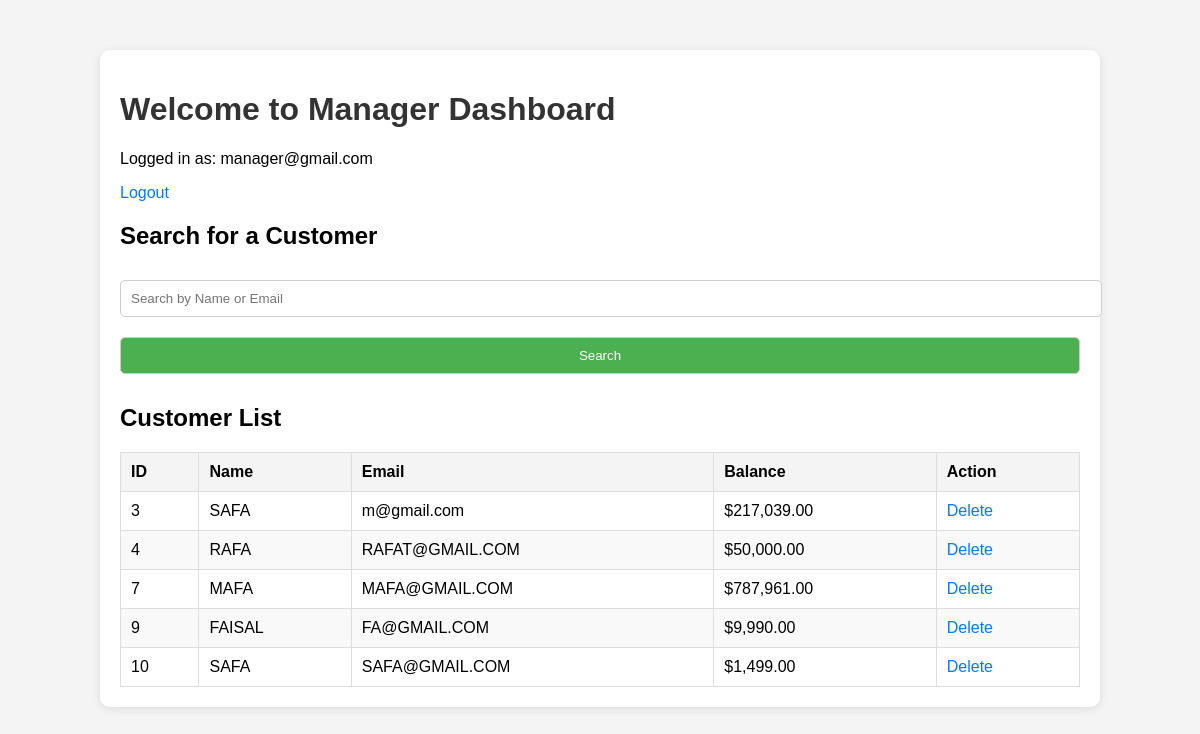
/manager_dashboard.php (signed in), run on the app's committed database.
### tables this page shows
CREATE TABLE `customers` (
  `id` int(11) NOT NULL,
  `name` varchar(100) NOT NULL,
  `email` varchar(100) NOT NULL,
  `password` varchar(255) NOT NULL,
  `account_number` varchar(20) NOT NULL,
  `balance` decimal(10,2) DEFAULT 0.00,
  `profile_picture` varchar(255) DEFAULT NULL,
  `created_at` timestamp NOT NULL DEFAULT current_timestamp()
);

### manager_dashboard.php (the view, shortened to what this page needs)
<?php
include_once('db.php');
if (isset($_POST['search'])) {
    $search_term = $_POST['search_term'];
    $search_query = "WHERE name LIKE ? OR email LIKE ?";
    $stmt = $conn->prepare("SELECT * FROM customers $search_query");
    $search_term = "%$search_term%";
    $stmt->bind_param('ss', $search_term, $search_term);
} else {
    $stmt = $conn->prepare("SELECT * FROM customers");
}
$stmt->execute();
$result = $stmt->get_result();
?>
<!DOCTYPE html>
<html lang="en">
<head>
    <link rel="stylesheet" href="style.css">
</head>
<body>
    <div class="container">
        <h1>Welcome to Manager Dashboard</h1>
        <p>Logged in as: <?php echo $_SESSION['manager_email']; ?></p>
        <a href="logout.php">Logout</a>
        <h2>Search for a Customer</h2>
        <form method="POST" action="">
            <input type="text" name="search_term" placeholder="Search by Name or Email" required>
            <button type="submit" name="search">Search</button>
        </form>
        <h2>Customer List</h2>
        <table border="1">
            <thead>
                <tr>
                    <th>ID</th>
                    <th>Name</th>
                    <th>Email</th>
                    <th>Balance</th>
                    <th>Action</th>
                </tr>
            </thead>
            <tbody>
                <?php if ($result->num_rows > 0) {
                    while ($customer = $result->fetch_assoc()) { ?>
                        <tr>
                            <td><?php echo $customer['id']; ?></td>
                            <td><?php echo $customer['name']; ?></td>
                            <td><?php echo $customer['email']; ?></td>
                            <td><?php echo '$' . number_format($customer['balance'], 2); ?></td>
                            <td>
                                <a href="?delete=<?php echo $customer['id']; ?>"
                                   onclick="return confirm('Are you sure you want to delete this customer?')">Delete</a>
                            </td>
                        </tr>
                    <?php }
                } else {
                    echo "<tr><td colspan='5'>No customers found</td></tr>";
                } ?>
            </tbody>
        </table>
    </div>
</body>
</html>

### style.css (style rules this page uses)
body { font-family: Arial, sans-serif; background-color: #f4f4f4; margin: 0; padding: 0; }
.container { width: 80%; max-width: 1200px; margin: 50px auto; padding: 20px; background-color: #fff; border-radius: 10px; box-shadow: 0 2px 10px rgba(0, 0, 0, 0.1); }
h1 { font-size: 2em; color: #333; }
form input, form button { width: 100%; padding: 10px; margin: 10px 0; border-radius: 5px; border: 1px solid #ccc; }
button { background-color: #4CAF50; color: white; cursor: pointer; }
a { color: #007bff; text-decoration: none; }
table { width: 100%; border-collapse: collapse; margin-top: 20px; }
table, th, td { border: 1px solid #ddd; }
th, td { padding: 10px; text-align: left; }
th { background-color: #f4f4f4; }
tr:nth-child(even) { background-color: #f9f9f9; }

### data on the page
customers: id "3", name "SAFA", email "m@gmail.com", balance "217,039.00"
customers: id "4", name "RAFA", email "RAFAT@GMAIL.COM", balance "50,000.00"
customers: id "7", name "MAFA", email "MAFA@GMAIL.COM", balance "787,961.00"
customers: id "9", name "FAISAL", email "FA@GMAIL.COM", balance "9,990.00"
customers: id "10", name "SAFA", email "SAFA@GMAIL.COM", balance "1,499.00"

### other printed values
$_SESSION['manager_email'] "manager@gmail.com"
